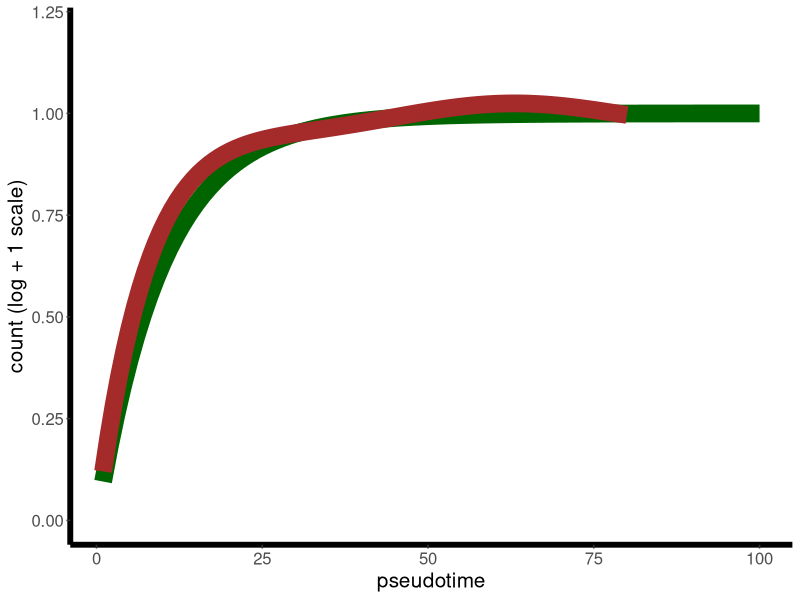
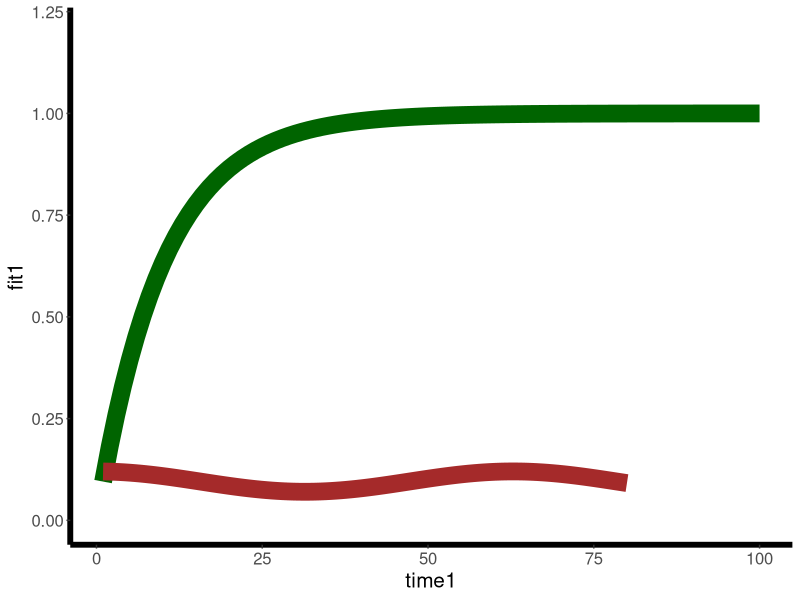
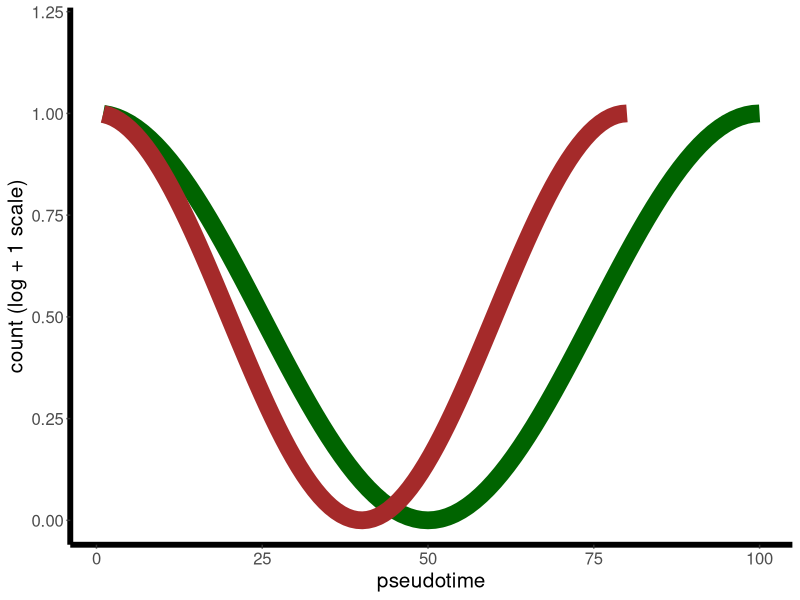
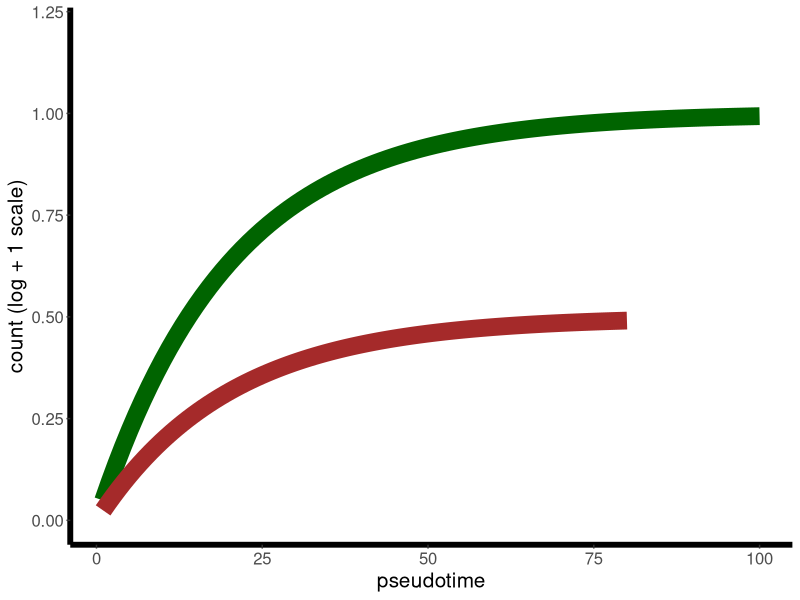
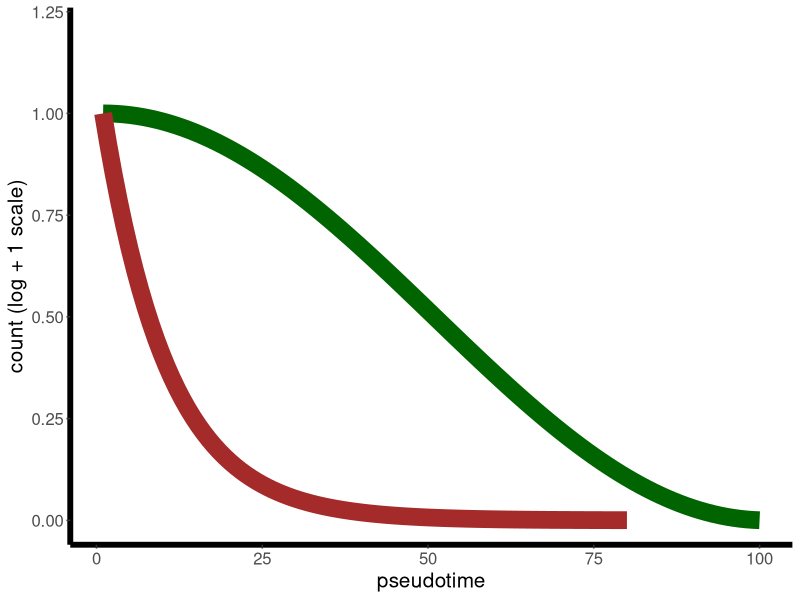
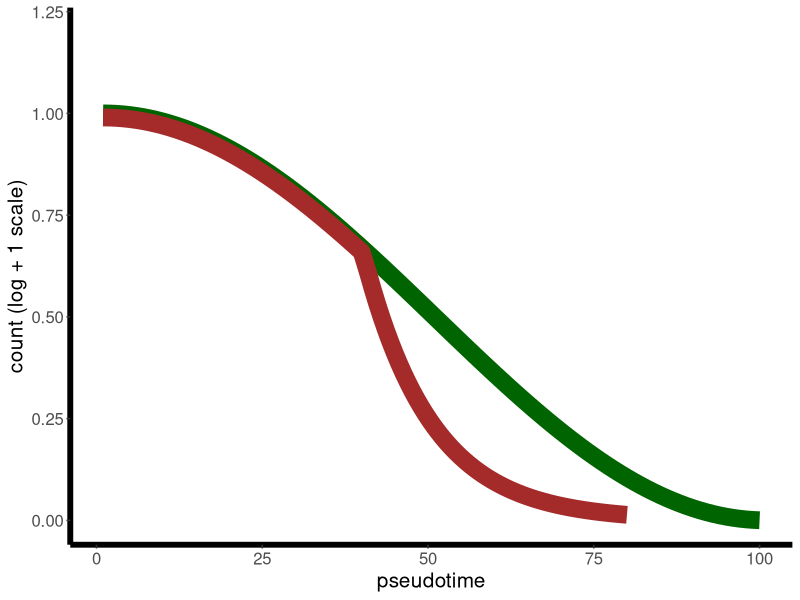

These charts were generated, in order, by the following R code:
library(tidyverse)
library(knitr)
library(kableExtra)
theme_set(new = theme_classic())
theme_update(axis.text = element_text(size = 12),
             axis.line = element_line(size = 2),
             axis.title = element_text(size = 15))
if (!file.exists("figure")) dir.create(file.path("figures"))

labels <- labs(x = "pseudotime", y = "count (log + 1 scale)")
im1 <- data.frame(time1 = 1:100, fit1 = 1 - exp(-(1:100)/10),
                  time2 = seq(1,80,length.out = 100),
                  fit2 = 1 - exp(-(1:100)/10) + 1/40 *
                    cos(seq(1, 80, length.out = 100)/10))
ggsave(filename = "figures/im1.pdf",
       ggplot(im1) +
         geom_line(aes(x = time1, y = fit1), col = "darkgreen", size = 6) + 
         geom_line(aes(x = time2, y = fit2), col = "brown", size = 6) +
         lims(y = c(0, 1.2)) + labels)


im2 <- data.frame(time1 = 1:100, fit1 = 1 - exp(-(1:100)/10),
                  time2 = seq(1,80,length.out = 100),
                  fit2 = 1 - exp(-1/10) + 1/40 *
                    cos(seq(1,80,length.out = 100)/10))

ggsave(filename = "figures/im2.pdf",
       ggplot(im2) +
         geom_line(aes(x = time1, y = fit1), col = "darkgreen", size = 6) + 
         geom_line(aes(x = time2, y = fit2), col = "brown", size = 6) +
         lims(y = c(0, 1.2)) )

im3 <- data.frame(time1 = 1:100,
                  fit1 = 0.5 + 1/2 * cos(2*pi*1:100/100),
                  time2 = seq(1,80,length.out = 100),
                  fit2 = 0.5  + 1/2 *
                    cos(2 * pi * seq(1, 80, length.out = 100)/80))

ggsave(filename = "figures/im3.pdf",
       ggplot(im3) +
         geom_line(aes(x = time1, y = fit1), col = "darkgreen", size = 6) + 
         geom_line(aes(x = time2, y = fit2), col = "brown", size = 6) +
         lims(y = c(0,1.2)) + labels)

im4 <- data.frame(time1 = 1:100, fit1 = 1 - exp(-(1:100)/20),
                  time2 = seq(1,80,length.out = 100),
                  fit2 = 1/2 - 1/2 * exp(-seq(1,80,length.out = 100)/20))
ggsave(filename = "figures/im4.pdf",
       ggplot(im4) +
         geom_line(aes(x = time1, y = fit1), col = "darkgreen", size = 6) + 
         geom_line(aes(x = time2, y = fit2), col = "brown", size = 6) +
         lims(y = c(0,1.2)) + labels )

im5 <- data.frame(time1 = 1:100,
                  fit1 = .5 + .5 * cos(pi*0:99/100),
                  time2 = seq(1,80,length.out = 100),
                  fit2 = exp(-seq(0,80,length.out = 100)/10))  
ggsave(filename = "figures/im5.pdf",
       ggplot(im5) +
         geom_line(aes(x = time1, y = fit1), col = "darkgreen", size = 6) + 
         geom_line(aes(x = time2, y = fit2), col = "brown", size = 6) +
         lims(y = c(0,1.2)) + labels )

im6 <- data.frame(time1 = 1:100,
                  fit1 = .5 + .5 * cos(pi*0:99/100),
                  time2 = c(1:40, seq(41,80,length.out = 60)),
                  fit2 = c(.5 + .5 * cos(pi*0:39/100) - .01,
                           (.5 + .5 * cos(pi * 0.39)) *
                             exp(-seq(1,39,length.out = 60)/10)))  
ggsave(filename = "figures/im6.pdf",
       ggplot(im6) +
         geom_line(aes(x = time1, y = fit1), col = "darkgreen", size = 6) + 
         geom_line(aes(x = time2, y = fit2), col = "brown", size = 6) +
         lims(y = c(0,1.2)) + labels )
